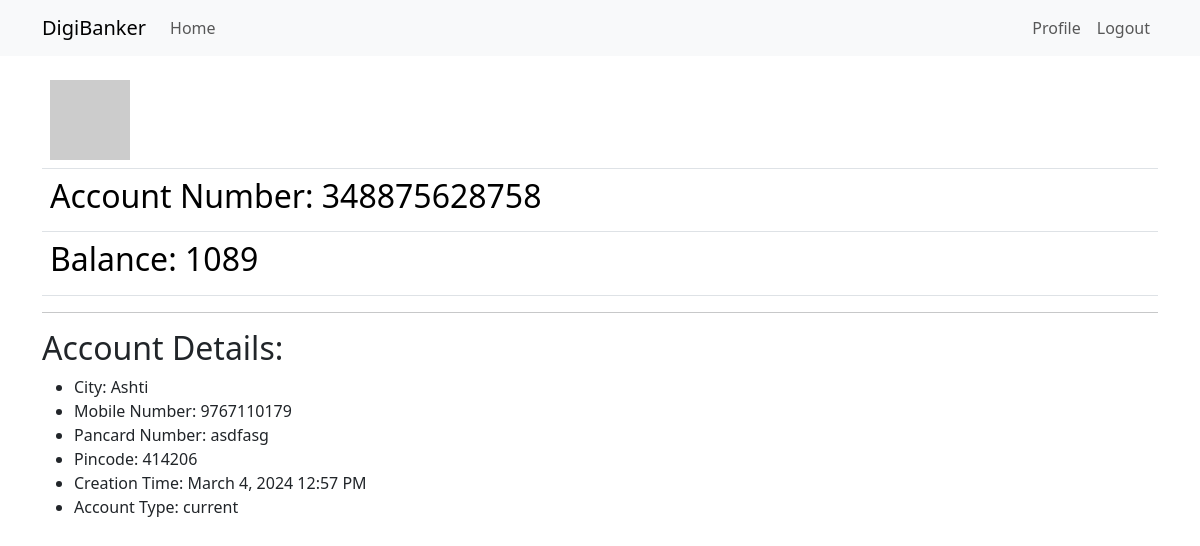
The app's page /user/varun26 (signed in), older data.
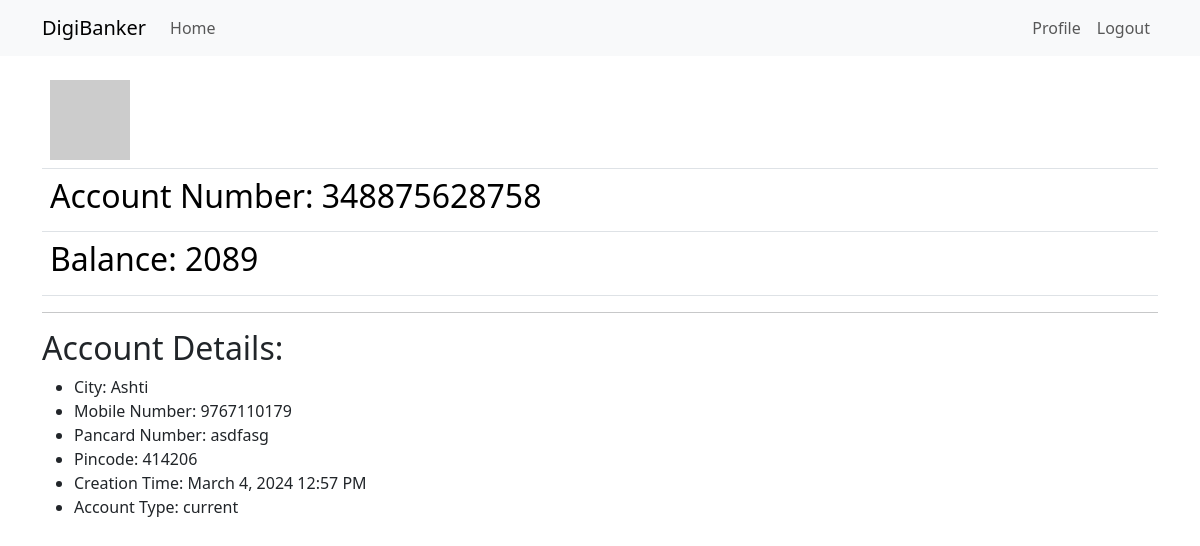
The same page, newer data.
### app/models.py (models this page shows, shortened)
class Account(db.Model):
    account_no: so.Mapped[str] = so.mapped_column(sa.String(12),primary_key=True)
    balance: so.Mapped[str] = so.mapped_column()
    city: so.Mapped[str] = so.mapped_column(sa.String(40))
    mob_no: so.Mapped[str] = so.mapped_column(sa.String(10))
    pancard_no: so.Mapped[str] = so.mapped_column(sa.String(11))
    pincode: so.Mapped[str] = so.mapped_column(sa.String(6))
    creation_time: so.Mapped[Optional[datetime]] = so.mapped_column(default=lambda: datetime.now(timezone.utc))
    account_type : so.Mapped[str] = so.mapped_column(sa.String(40))
    username: so.Mapped[int] = so.mapped_column(sa.ForeignKey(User.username), index=True)
    user: so.Mapped[User] = so.relationship(back_populates='accounts')

### app/routes.py (the view)
@app.route('/user/<username>')
@login_required
def user(username):
    user = db.first_or_404(sa.select(User).where(User.username==username))
    account = db.first_or_404(sa.select(Account).where(Account.username==username))
    return render_template('user.html', user=user,account=account)

### app/models.py (called while the page is built)
@login.user_loader
def load_user(id):
    return db.session.get(User,int(id))

    def avatar(self, size):
        digest = md5(self.email.lower().encode('utf-8')).hexdigest()
        return f'https://www.gravatar.com/avatar/{digest}?d=identicon&s={size}'

### app/templates/user.html (shortened to what this page needs)
{% extends "base.html" %}
{% block content %}
    <table class="table table-hover">
        <tr>
            <td width="256px"><img src="{{ user.avatar(256) }}"></td>
        </tr>
        <tr>
            <td><h2>Account Number: {{ account.account_no }}</h2></td>
        </tr>
        <tr>
            <td><h2>Balance: {{account.balance}} </h2></td>
        </tr>
    </table>
    <hr>
    <h2>Account Details:</h2>
    <ul>
        <li>City: {{ account.city }}</li>
        <li>Mobile Number: {{ account.mob_no }}</li>
        <li>Pancard Number: {{ account.pancard_no }}</li>
        <li>Pincode: {{ account.pincode }}</li>
        <li>Creation Time: {{ moment(account.creation_time).format('LLL') }}</li>
        <li>Account Type: {{ account.account_type }}</li>
    </ul>
{% endblock %}

### app/templates/base.html (shortened to what this page needs)
<!DOCTYPE html>
<html lang="en">
<head>
    <link
        href="https://cdn.jsdelivr.net/npm/bootstrap@5.3.2/dist/css/bootstrap.min.css"
        rel="stylesheet"
>
</head>
<body>
    <nav class="navbar navbar-expand-lg bg-body-tertiary">
        <div class="container">
          <a class="navbar-brand" href="{{ url_for('index') }}">DigiBanker</a>
          <div class="collapse navbar-collapse" id="navbarSupportedContent">
            <ul class="navbar-nav me-auto mb-2 mb-lg-0">
              <li class="nav-item">
                <a class="nav-link" aria-current="page" href="{{ url_for('index') }}">Home</a>
              </li>
            </ul>
            <ul class="navbar-nav mb-2 mb-lg-0">
              {% if current_user.is_anonymous %}
              <li class="nav-item">
                <a class="nav-link" aria-current="page" href="{{ url_for('login') }}">Login</a>
              </li>
              {% else %}
              <li class="nav-item">
                <a class="nav-link" aria-current="page" href="{{ url_for('user', username=current_user.username) }}">Profile</a>
              </li>
              <li class="nav-item">
                <a class="nav-link" aria-current="page" href="{{ url_for('logout') }}">Logout</a>
              </li>
              {% endif %}
            </ul>
          </div>
        </div>
    </nav>
    <div class="container mt-3">
      {% block content %}{% endblock %}
    </div>
</body>
</html>

Row changes from the older to the newer data that the page shows:
changed Account "Ashti": balance "1089" → "2089"
